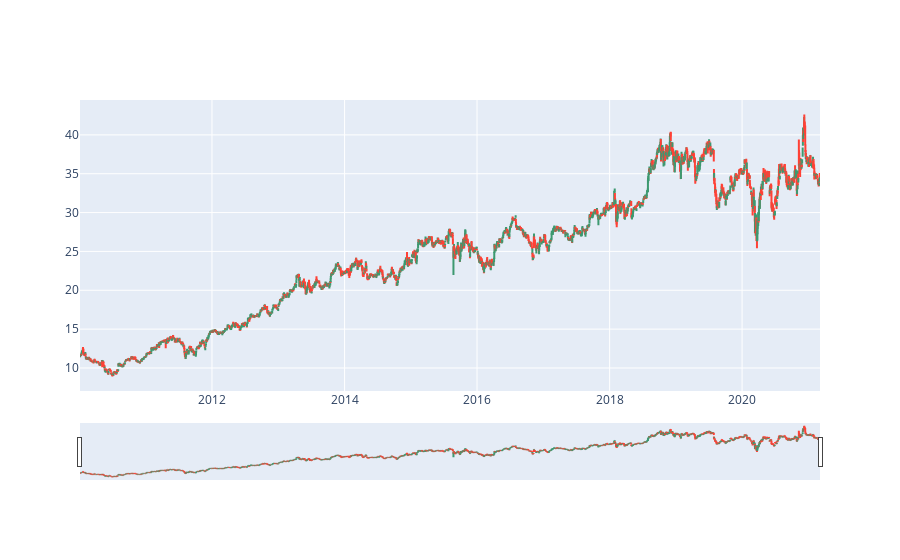

The notebook cell this image was saved under:
### Code cell
fig = go.Figure(data=go.Ohlc(x=pfizerdata['Date'],open=pfizerdata['Open'],high=pfizerdata['High'],low=pfizerdata['Low'],close=pfizerdata['Close']))
fig.show()

### Figure 1 — Plotly figure (JSON) as saved in the notebook; plotly's stock layout.template omitted (floating-point values rounded to 4 significant figures; data arrays with more than 128 entries replaced by an {"elided": "..."} marker saying what was removed)
{"data": [{"close": {"elided": "2812 float values"}, "high": {"elided": "2812 float values"}, "low": {"elided": "2812 float values"}, "open": {"elided": "2812 float values"}, "type": "ohlc", "x": {"elided": "2812 str values"}}], "layout": {}}
